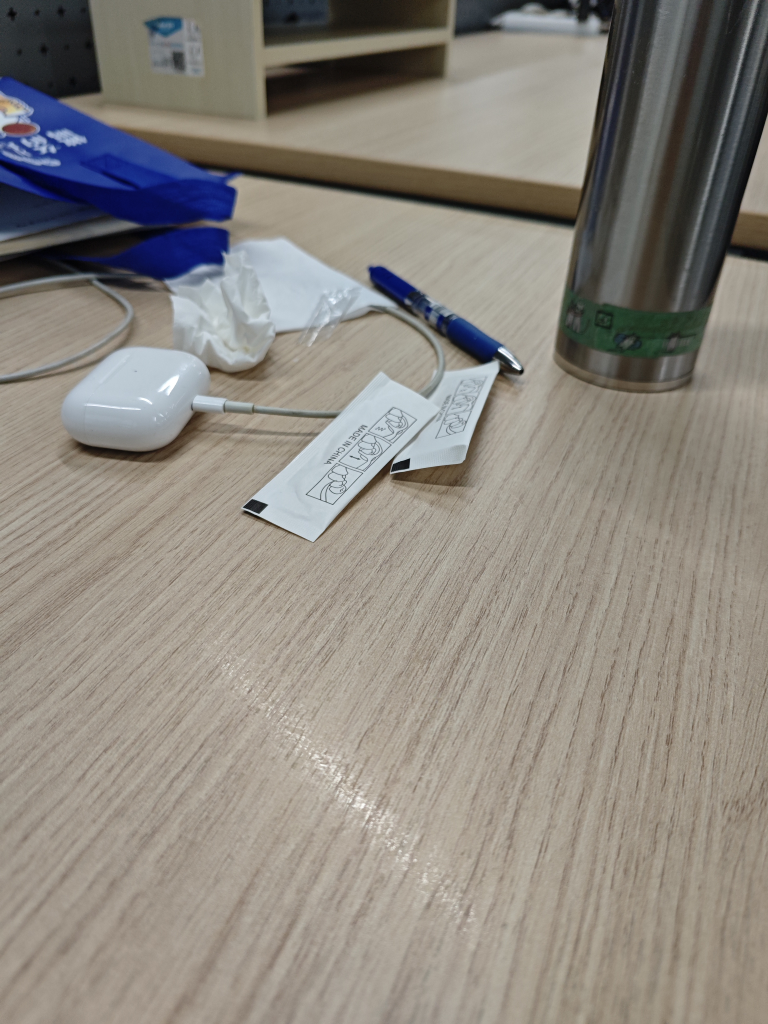
#> input picture image1.jpg, 3072 x 4096 px, found by its file name (shown at 1/4 size)
$ python feature_match_demo.py
#> lines starting #> are read from the running program, lines starting #| are printed output that depends on the picture
### geometry/feature_matching.py
import cv2


class FeatureMatcher:

    def __init__(self):

        # ORB detector
        self.orb = cv2.ORB_create(2000)

        # matcher
        self.matcher = cv2.BFMatcher(cv2.NORM_HAMMING, crossCheck=True)

    def match(self, img1, img2):

        # detect features
        kp1, des1 = self.orb.detectAndCompute(img1, None)
        kp2, des2 = self.orb.detectAndCompute(img2, None)

        # match
        matches = self.matcher.match(des1, des2)

        # sort
        matches = sorted(matches, key=lambda x: x.distance)

        return kp1, kp2, matches

### demos/feature_match_demo.py
import os
import cv2
import matplotlib.pyplot as plt

from geometry.feature_matching import FeatureMatcher

matcher = FeatureMatcher()

# 读取图像（可通过 opl demo feature_match --image1 a.jpg --image2 b.jpg 指定）
path1 = os.environ.get("OPL_DEMO_IMAGE1") or "image1.jpg"
path2 = os.environ.get("OPL_DEMO_IMAGE2") or "image2.jpg"
img1 = cv2.imread(path1, 0)
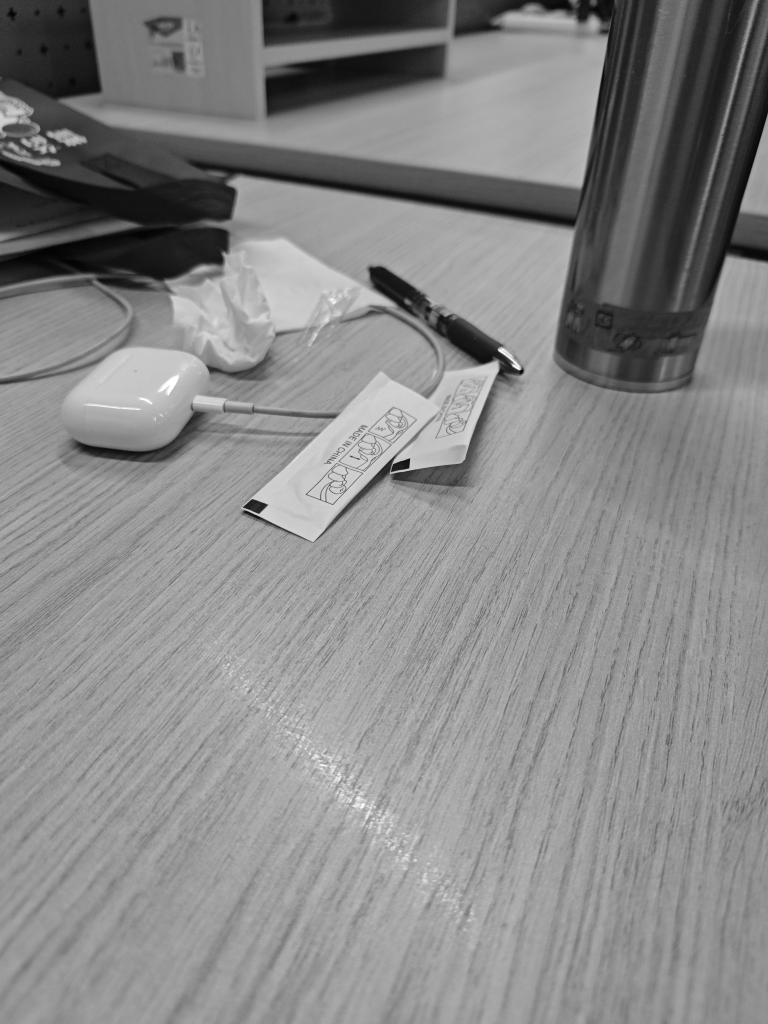
#> img1: shape (4096, 3072) (shown at 1/4 size); min 0, max 255, mean 135.8
img2 = cv2.imread(path2, 0)
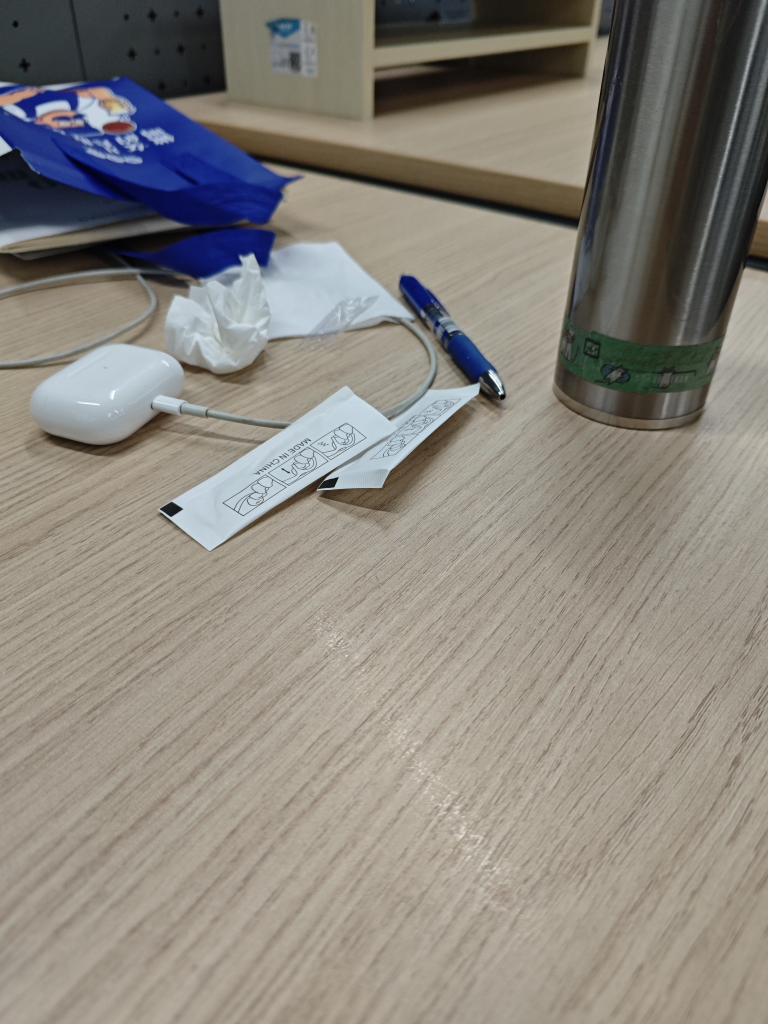
#> input picture image2.jpg, 3072 x 4096 px, found by its file name (shown at 1/4 size)
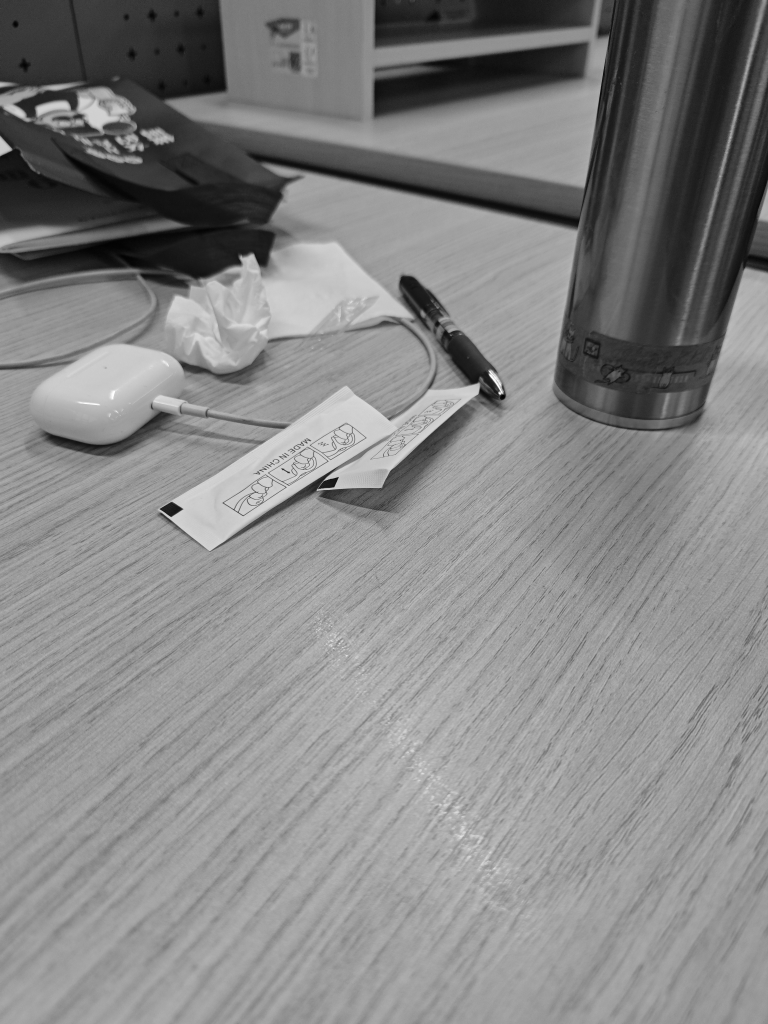
#> img2: shape (4096, 3072) (shown at 1/4 size); min 0, max 255, mean 133.9
if img1 is None or img2 is None:
    raise FileNotFoundError(f"Images not found: {path1!r}, {path2!r}")

kp1, kp2, matches = matcher.match(img1, img2)
#> in match, `kp1, des1 = self.orb.detectAndCompute(img1, None)`: kp1 = 2000 keypoints; strongest (x, y, size): (973, 2028, 37.2), (1637, 1835, 44.6), (972, 2029, 31), (1634, 1838, 111.1)
#> in match, `kp2, des2 = self.orb.detectAndCompute(img2, None)`: kp2 = 2000 keypoints; strongest (x, y, size): (1995, 1572, 64.3), (1999, 1576, 64.3), (1998, 1575, 77.1), (1996, 1570, 77.1)
#> in match, `matches = self.matcher.match(des1, des2)`: matches = 763 matches
#> matches = 763 matches

match_img = cv2.drawMatches(
    img1, kp1,
    img2, kp2,
    matches[:50],
    None,
    flags=2
)
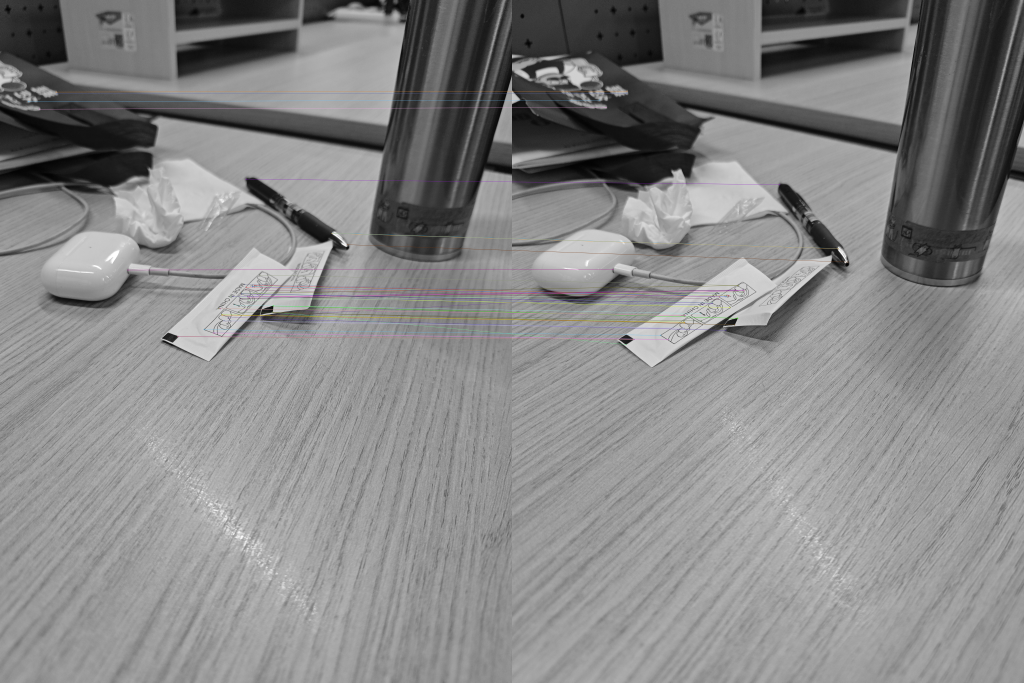
#> match_img: shape (4096, 6144, 3) (shown at 1/6 size); mean of channels 0, 1, 2 134.8, 134.8, 134.9; drawn as B, G, R

plt.figure(figsize=(12,6))
plt.imshow(match_img)
plt.title("Feature Matches")
plt.axis("off")
plt.show()
